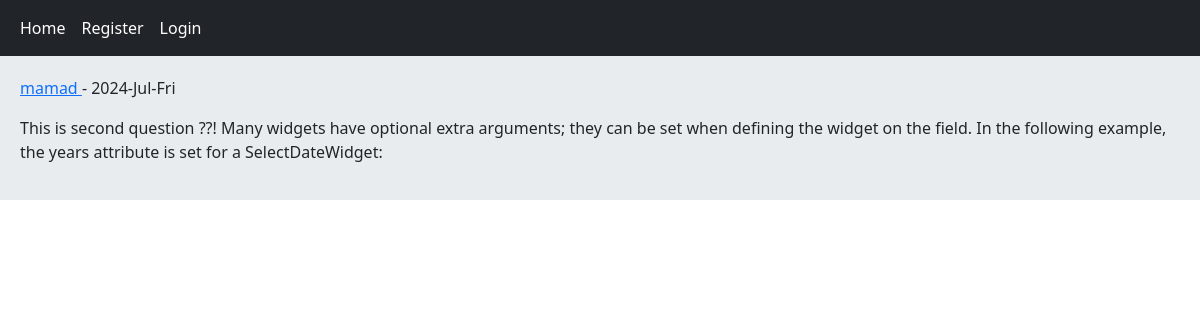
Screenshot of /post/2/this-is-second-question-m/ with the database file from the repository.
### home/models.py (models this page shows, shortened)
class Post(models.Model):
    user = models.ForeignKey(User, on_delete=models.CASCADE, related_name='posts')
    body = models.TextField()
    slug = models.SlugField()
    created = models.DateTimeField(auto_now_add=True)
    updated = models.DateTimeField(auto_now=True)
    class Meta:
        ordering = ('created', 'slug' )

### home/views.py (the view)
# urls.py: path('post/<int:post_id>/<slug:post_slug>/', views.PostDetailView.as_view(), name='post_detail'),
class PostDetailView(View):
    def get(self, request, post_id, post_slug):
        post = get_object_or_404(Post, pk=post_id, slug=post_slug)
        return render(request, 'home/detail.html', {'post':post})

### home/templates/home/detail.html (shortened to what this page needs)
{% extends 'base.html' %}
{% block content %}
    <p><a href="{% url 'accounts:user_profile' post.user.id %}">{{ post.user.username }} </a>- {{ post.updated|date:"Y-M-D"}} </p>
    <p>{{ post.body}}</p>
{% endblock %}

### rows the page displays
Post: user.username "mamad", updated "2024-Jul-Fri", body "This is second question ??! Many widgets have optional extra arguments; they can be set when defining the widget on the field. In the following example, the years attribute is set for a SelectDateWidget:"
